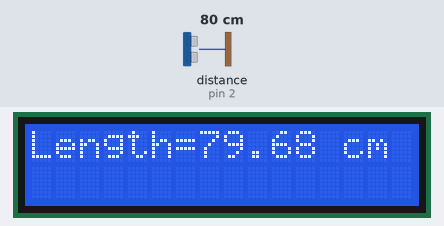
Bench run of a sketch on a simulated Arduino Uno, built with avr-gcc and run on an emulated ATmega328P. On the bench: 16×2 character LCD. Wiring (inferred from the names in the program): ultrasonic range finder: trigger pin 3; echo pin 2. The test bench sets the inputs (shaded band); at power-on: distance to the obstacle (sensor on pin 2) 80 cm. The echo pulse lasts 58.3 µs per cm; what the sketch prints to the serial monitor is not drawn.

Above: at 1.2 s.
1.3 s: distance to the obstacle (sensor on pin 2) set to 2 cm
At 2.8 s:
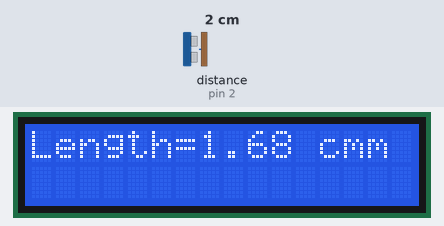
5.5 s: distance to the obstacle (sensor on pin 2) set to 4 cm
At 7.2 s:
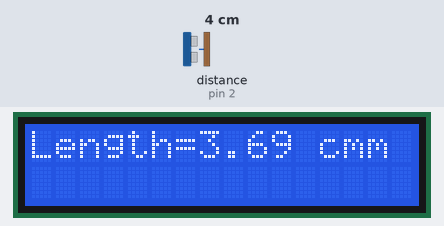
8.2 s: distance to the obstacle (sensor on pin 2) set to 9 cm
At 10.4 s:
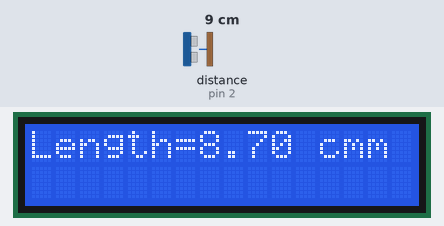
Timing chart, 0 to 11.9 s (numbered marks = the images above; inputs shaded):
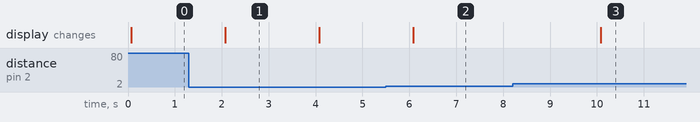

Measured:
- after the input at 1.3 s, the display: changes after 0.77 s (image 1)
- after the input at 5.5 s, the display: changes after 0.58 s (image 2)
- after the input at 8.2 s, the display: changes after 1.9 s (image 3)
- what the display in image 1 shows lasts 2.0 s, from 2.1 s to 4.1 s

The sketch:

Main.ino
```cpp
#include <LiquidCrystal.h>
#define trigPin 3
#define echoPin 2
float change_in_time, distance;
const int rs = 8, en = 9, d4 = 4, d5 = 5, d6 = 6, d7 = 7;
LiquidCrystal lcd(rs, en, d4, d5, d6, d7);
void setup()
{
  lcd.begin(16, 2);
  lcd.print("Length=");
  Serial.begin(9600);
  pinMode(trigPin, OUTPUT);
  pinMode(echoPin, INPUT);
}

void loop()
{
  digitalWrite(trigPin, LOW);
  delayMicroseconds(10);
  digitalWrite(trigPin, HIGH);
  delayMicroseconds(10);
  digitalWrite(trigPin, LOW);
  change_in_time = pulseIn(echoPin, HIGH);
  distance = (change_in_time / 2) * 0.0343;
  Serial.print("Distance=");
  Serial.print(distance);
  Serial.print("cm\n");
  lcd.setCursor(7, 0);
  lcd.print(distance);
  lcd.print(" cm");
  delay(2000);
}
```
